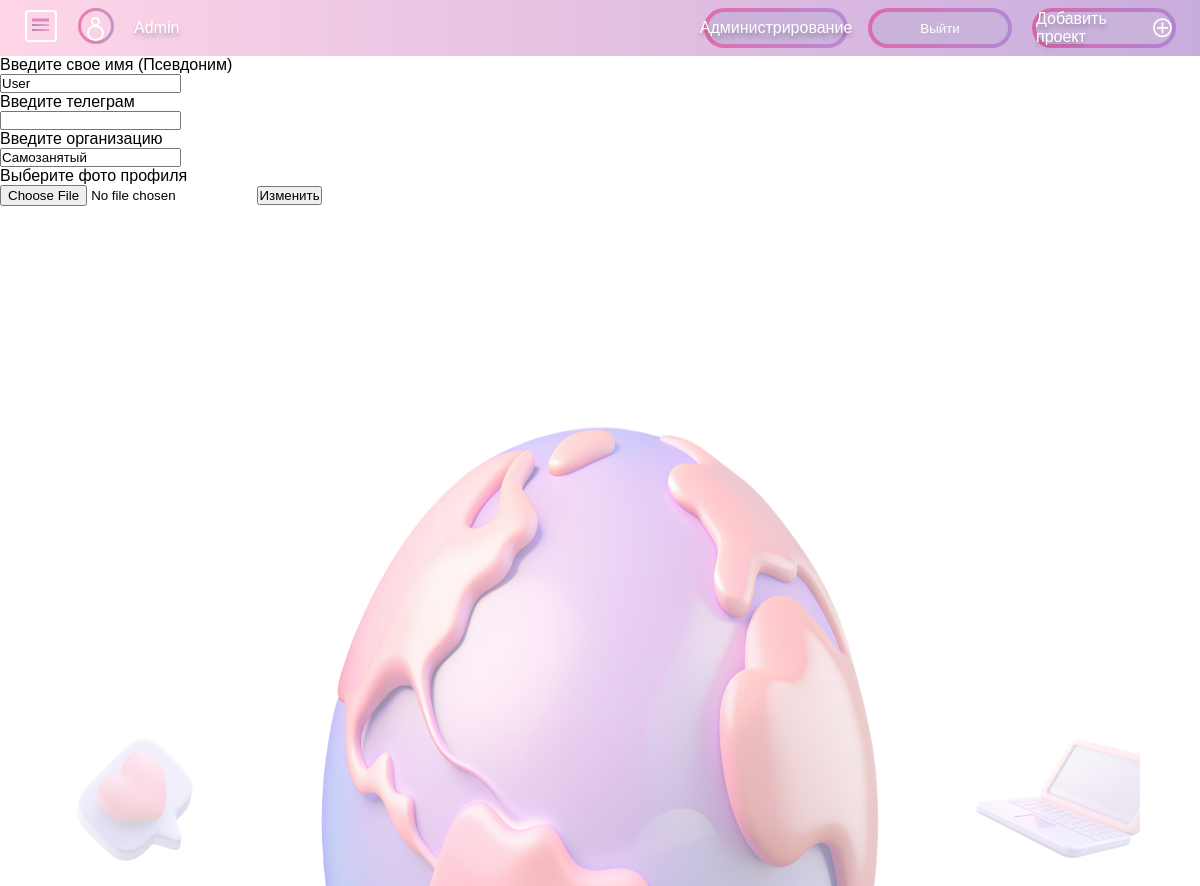
Before: /edit_profile/ (signed in) with the older database file.
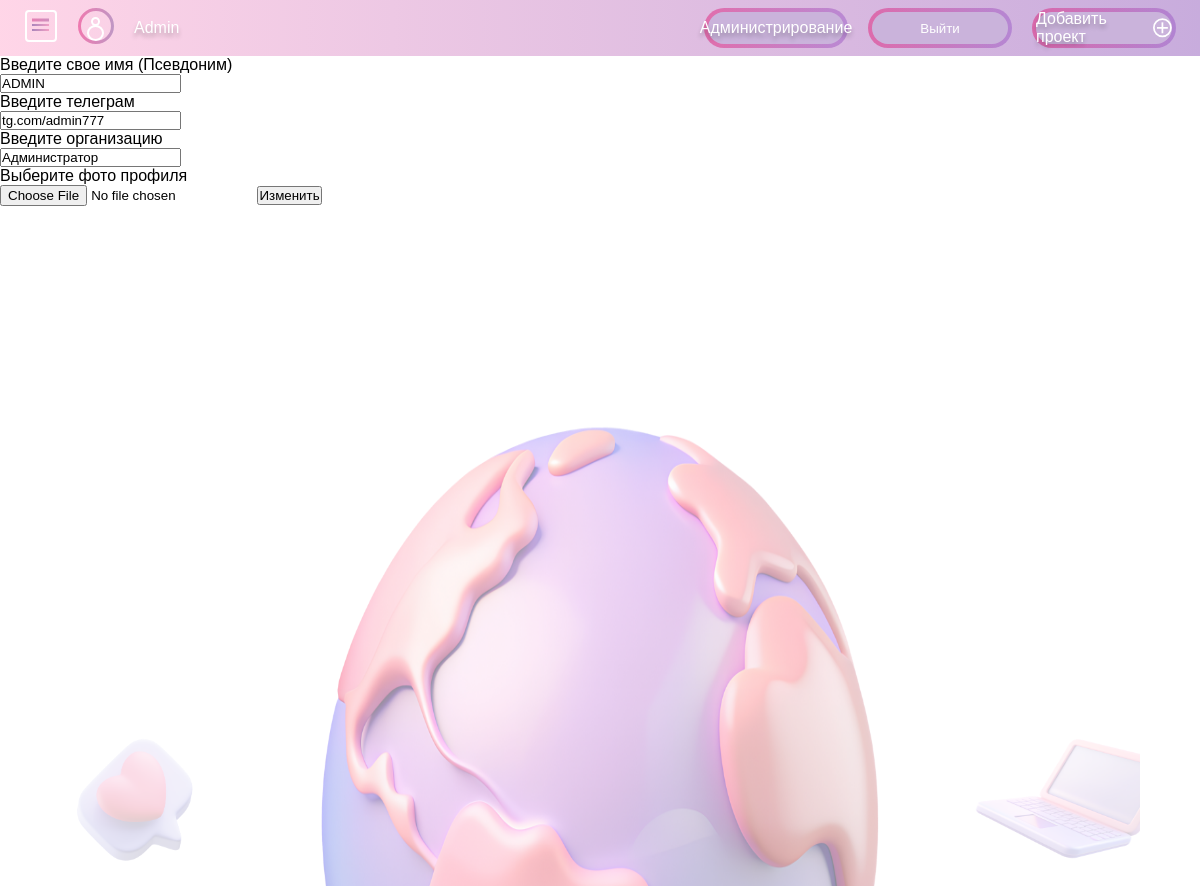
After: the same page with the newer database file.
### mysite/models.py (models this page shows, shortened)
class Profile(models.Model):
    user = models.OneToOneField(User, on_delete=models.CASCADE, related_name="profile", default=None, null=True)
    name = models.CharField("Имя", max_length=100, default="User")
    telegram = models.CharField("Телеграм", max_length=50, default="")
    register_date = models.DateField(default=localdate)
    photo = models.ImageField("Фото профиля", null=True, blank=True, upload_to="usersphotos/",
                              default='usersphotos/default.png')
    age = models.IntegerField("Возраст", default=18)
    organization = models.CharField("Организация", max_length=100,
                                     default="Самозанятый")
    class Meta:
        verbose_name = 'профиль'
        verbose_name_plural = 'Профили'

### mysite/views.py (the view)
# urls.py: path('edit_profile/', views.edit_profile, name="editprofile")
@login_required
@transaction.atomic
def edit_profile(request):
    profile = Profile.objects.get(user=request.user.id)
    if request.method == "POST":
        profileform = ProfileForm(request.POST, request.FILES, instance=profile)
        if profileform.is_valid():
            profile.name = profileform.cleaned_data['name']
            profile.telegram = profileform.cleaned_data['telegram']
            profile.organization = profileform.cleaned_data['organization']
            profile.photo = profileform.cleaned_data['photo']
            if profileform.cleaned_data['photo'] != 'img/usersphotos/default.png':
                profile.photo = profileform.cleaned_data['photo']
            profile.save()
            return redirect("profile", name=request.user.username)
    else:
        profileform = ProfileForm(instance=profile)
    data = {
        'profileform': profileform,
    }
    return render(request, "edit_profile.html", data)

### mysite/forms.py
class ProfileForm(forms.ModelForm):
    class Meta:
        model = Profile
        fields = ('name', 'telegram', 'organization', 'photo')
        widgets = {
            'photo': forms.FileInput(attrs={'class': 'Select_photo_div'})
        }

### mysite/templates/edit_profile.html (shortened to what this page needs)
{% extends "base.html" %}
{% block content %}
<form class="text_form" method="post" enctype="multipart/form-data">
    <p>Введите свое имя (Псевдоним)</p>
    {{ profileform.name }}
    <p>Введите телеграм</p>
    {{ profileform.telegram }}
    <p>Введите организацию</p>
    {{ profileform.organization }}
    <p>Выберите фото профиля</p>
    {{ profileform.photo }}
    <input class="btn" type="submit" value="Изменить"/>
</form>
{% endblock %}

Changed rows visible on the page:
changed Profile: name "User" → "ADMIN"; telegram (not shown) → "tg.com/admin777"; organization "Самозанятый" → "Администратор"
